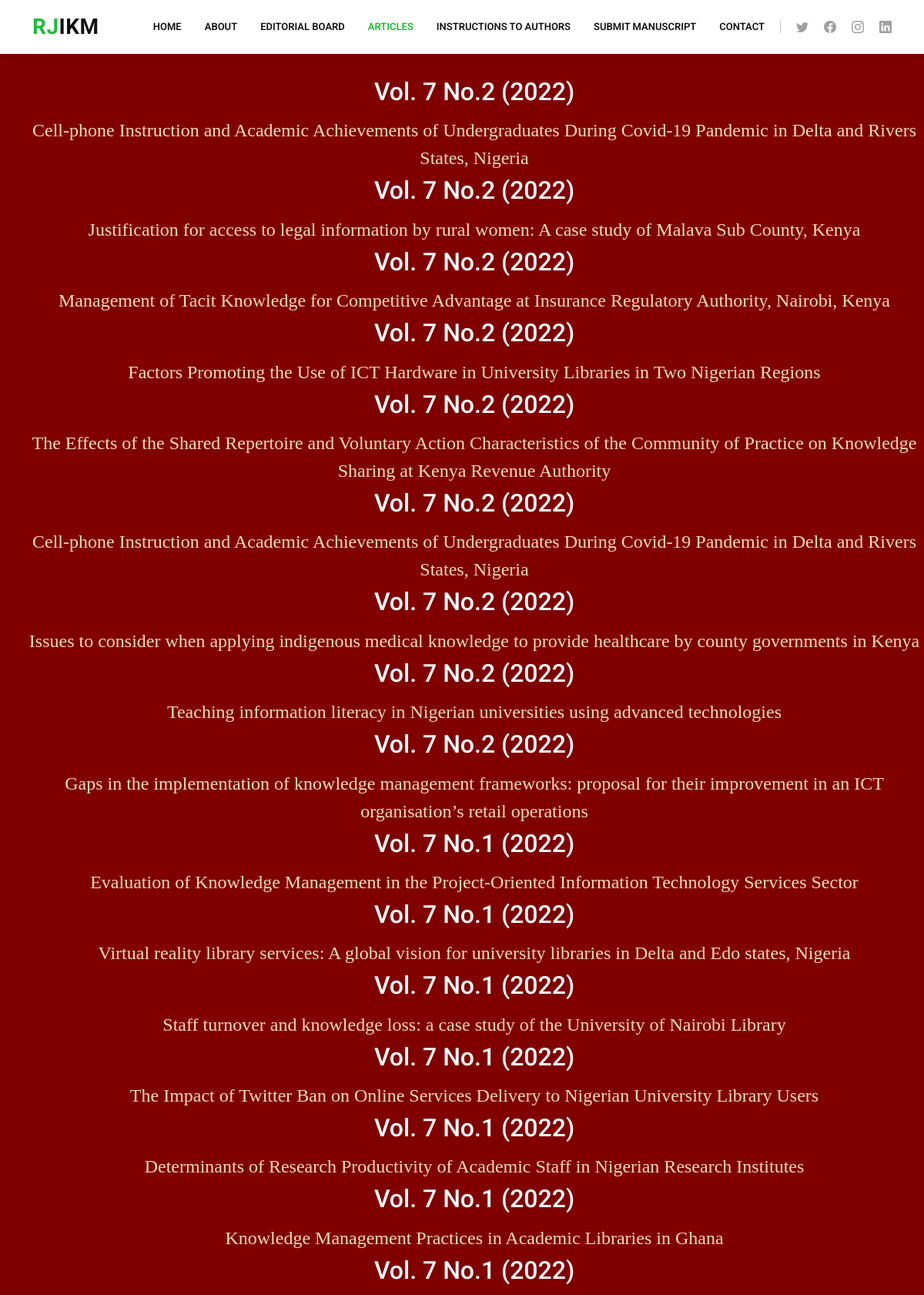
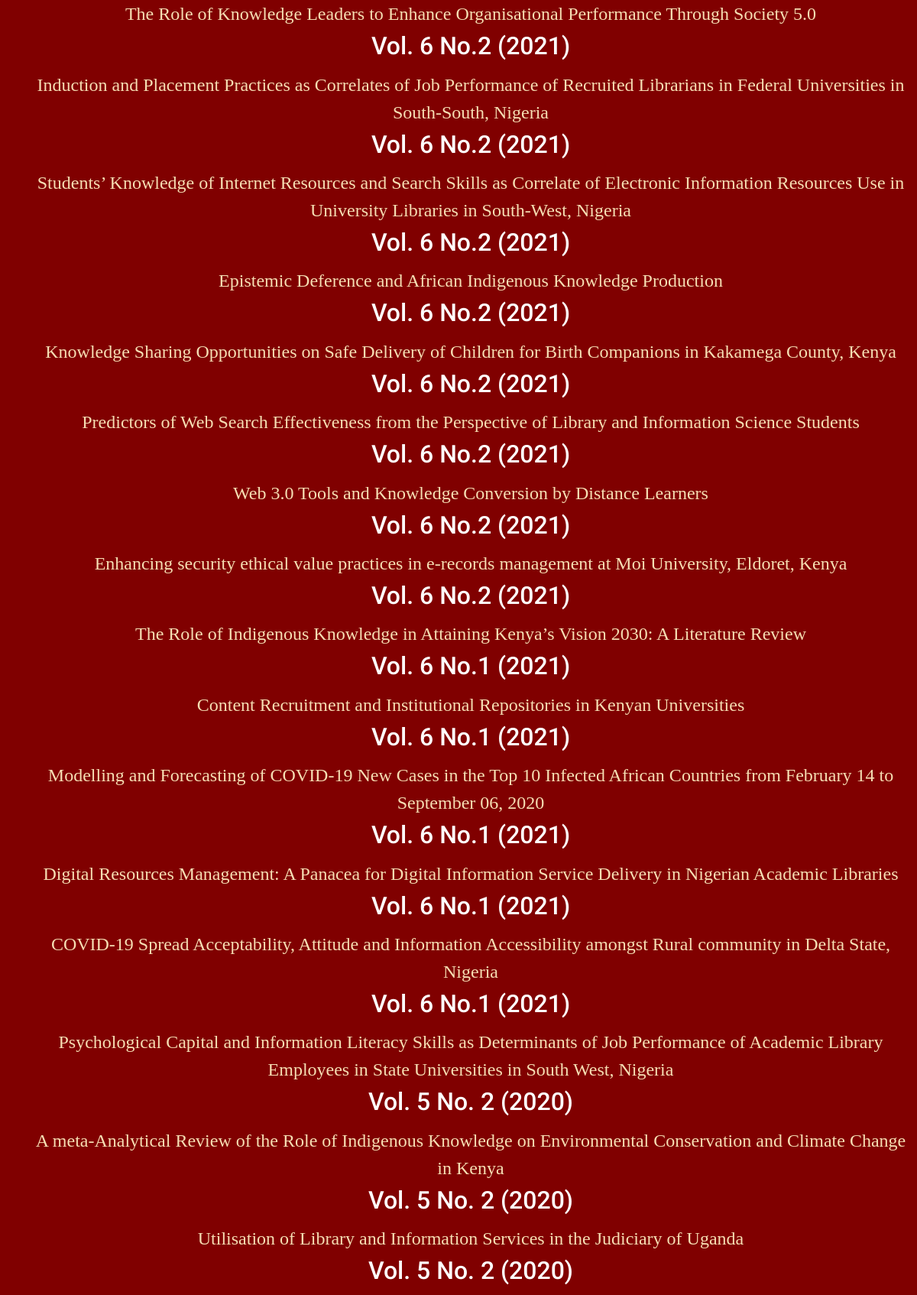
Page /rjikm/articles (upper part) on the committed database (2 pictures, top to bottom).
### rjikm/models.py (models this page shows, shortened)
class Article(models.Model):
    volume = models.CharField(max_length=100, default="untitled")
    title = models.CharField(max_length=400, default='Untitled')
    author1 = models.CharField(max_length=100, default='Anonymous')
    university1 = models.CharField(max_length=100, default='Unknown')
    department1 = models.CharField(max_length=100, default='Unknown')
    email1 = models.EmailField(default='anonymous@example.com')
    author2 = models.CharField(max_length=100, default='Anonymous')
    department2 = models.CharField(max_length=100, default='Unknown')
    university2 = models.CharField(max_length=100, default='Unknown')
    email2 = models.EmailField(default='anonymous@example.com')
    author3 = models.CharField(max_length=100, default='Anonymous')
    department3 = models.CharField(max_length=100, default='Unknown')
    university3 = models.CharField(max_length=100, default='Unknown')
    email3 = models.EmailField(default='anonymous@example.com')
    abstract_title = models.CharField(max_length=100, default='Abstract')
    abstract = models.TextField(default='No abstract provided')
    keyword_title = models.CharField(max_length=100, default="Keyword")
    keywords = models.CharField(max_length=200, default='None')
    pdf_doc = models.FileField(upload_to='rjikm/uploads/', default='Untitled')

### rjikm/views.py (the view)
# urls.py: path('articles', views.articles, name='articles'),
def articles(request):
    articles = Article.objects.all().order_by('-volume')
    return render(request, "rjikm/articles.html", {'articles': articles})

### rjikm/templates/rjikm/articles.html
{% extends "rjikm/layoutarticles.html" %}
{% block body %}
<section style="background-color: maroon; margin:0px 0px 0px 0px; padding: 100px 0px 80px;">
  <div style=" text-align:center; color: white; font-family: Times New Roman, Times, serif; font-size: 24px;">
    <ol style="display: inline-block; text-align: center; list-style: none;">
        {% for article in articles %}
        <h2 style="text-align:center;"> {{article.volume }} </h2>
        <li style="padding: 5px;" >
        <a href="{% url 'article_view' article.id %}" style="text-align: left; color: wheat;" target="_blank"> {{article.title}}</a>
        </li>
        {% endfor %}
      </ol>
  </div>
</section>
{% endblock %}

### rjikm/static/rjikm/style.css (style rules this page uses)
body { font-family: "Open Sans", sans-serif; color: #4d4643; }
a { color: #1bbd36; text-decoration: none; }
h1, h2, h3, h4, h5, h6 { font-family: "Roboto", sans-serif; }
section { padding: 60px 0; overflow: hidden; }

### rows in the picture
Article: volume "Vol. 7 No.2 (2022)", title "Cell-phone Instruction and Academic Achievements of Undergraduates During Covid-19 Pandemic in Delta and Rivers States, Nigeria"
Article: volume "Vol. 7 No.2 (2022)", title "Justification for access to legal information by rural women: A case study of Malava Sub County, Kenya"
Article: volume "Vol. 7 No.2 (2022)", title "Management of Tacit Knowledge for Competitive Advantage at Insurance Regulatory Authority, Nairobi, Kenya"
Article: volume "Vol. 7 No.2 (2022)", title "Factors Promoting the Use of ICT Hardware in University Libraries in Two Nigerian Regions"
Article: volume "Vol. 7 No.2 (2022)", title "The Effects of the Shared Repertoire and Voluntary Action Characteristics of the Community of Practice on Knowledge Sharing at Kenya Revenue Authority"
Article: volume "Vol. 7 No.2 (2022)", title "Cell-phone Instruction and Academic Achievements of Undergraduates During Covid-19 Pandemic in Delta and Rivers States, Nigeria"
Article: volume "Vol. 7 No.2 (2022)", title "Issues to consider when applying indigenous medical knowledge to provide healthcare by county governments in Kenya"
Article: volume "Vol. 7 No.2 (2022)", title "Teaching information literacy in Nigerian universities using advanced technologies"
Article: volume "Vol. 7 No.2 (2022)", title "Gaps in the implementation of knowledge management frameworks: proposal for their improvement in an ICT organisation’s retail operations"
Article: volume "Vol. 7 No.1 (2022)", title "Evaluation of Knowledge Management in the Project-Oriented Information Technology Services Sector"
Article: volume "Vol. 7 No.1 (2022)", title "Virtual reality library services: A global vision for university libraries in Delta and Edo states, Nigeria"
Article: volume "Vol. 7 No.1 (2022)", title "Staff turnover and knowledge loss: a case study of the University of Nairobi Library"
Article: volume "Vol. 7 No.1 (2022)", title "The Impact of Twitter Ban on Online Services Delivery to Nigerian University Library Users"
Article: volume "Vol. 7 No.1 (2022)", title "Determinants of Research Productivity of Academic Staff in Nigerian Research Institutes"
Article: volume "Vol. 7 No.1 (2022)", title "Knowledge Management Practices in Academic Libraries in Ghana"
Article: volume "Vol. 7 No.1 (2022)", title "The Role of Knowledge Leaders to Enhance Organisational Performance Through Society 5.0"
Article: volume "Vol. 6 No.2 (2021)", title "Induction and Placement Practices as Correlates of Job Performance of Recruited Librarians in Federal Universities in South-South, Nigeria"
Article: volume "Vol. 6 No.2 (2021)", title "Students’ Knowledge of Internet Resources and Search Skills as Correlate of Electronic Information Resources Use in University Libraries in South-West, Nigeria"
Article: volume "Vol. 6 No.2 (2021)", title "Epistemic Deference and African Indigenous Knowledge Production"
Article: volume "Vol. 6 No.2 (2021)", title "Knowledge Sharing Opportunities on Safe Delivery of Children for Birth Companions in Kakamega County, Kenya"
Article: volume "Vol. 6 No.2 (2021)", title "Predictors of Web Search Effectiveness from the Perspective of Library and Information Science Students"
Article: volume "Vol. 6 No.2 (2021)", title "Web 3.0 Tools and Knowledge Conversion by Distance Learners"
Article: volume "Vol. 6 No.2 (2021)", title "Enhancing security ethical value practices in e-records management at Moi University, Eldoret, Kenya"
Article: volume "Vol. 6 No.2 (2021)", title "The Role of Indigenous Knowledge in Attaining Kenya’s Vision 2030: A Literature Review"
Article: volume "Vol. 6 No.1 (2021)", title "Content Recruitment and Institutional Repositories in Kenyan Universities"
Article: volume "Vol. 6 No.1 (2021)", title "Modelling and Forecasting of COVID-19 New Cases in the Top 10 Infected African Countries from February 14 to September 06, 2020"
Article: volume "Vol. 6 No.1 (2021)", title "Digital Resources Management: A Panacea for Digital Information Service Delivery in Nigerian Academic Libraries"
Article: volume "Vol. 6 No.1 (2021)", title "COVID-19 Spread Acceptability, Attitude and Information Accessibility amongst Rural community in Delta State, Nigeria"
Article: volume "Vol. 6 No.1 (2021)", title "Psychological Capital and Information Literacy Skills as Determinants of Job Performance of Academic Library Employees in State Universities in South West, Nigeria"
Article: volume "Vol. 5 No. 2 (2020)", title "A meta-Analytical Review of the Role of Indigenous Knowledge on Environmental Conservation and Climate Change in Kenya"
Article: volume "Vol. 5 No. 2 (2020)", title "Utilisation of Library and Information Services in the Judiciary of Uganda"
Article: volume "Vol. 5 No. 2 (2020)"
